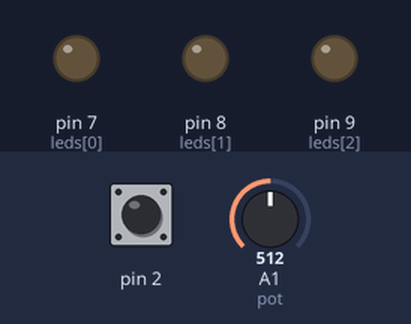
Recording of a sketch running on a simulated Arduino Uno, built with avr-gcc and run on an emulated ATmega328P. On the bench: output pins drawn as LEDs (lit = HIGH). Dashed ring = blinking. The test bench sets the inputs (shaded band); at power-on: A1 (pot) = 512, pin 2 HIGH.

Above: at 5.9 s.
6.0 s: A1 (pot) set to 0
At 11.0 s:
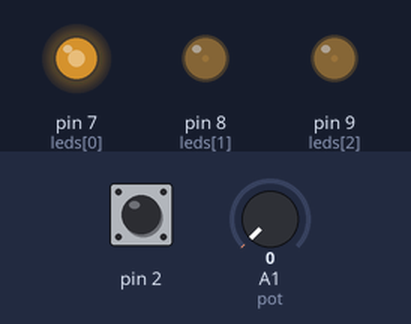
12.1 s: A1 (pot) set to 122
At 18.1 s:
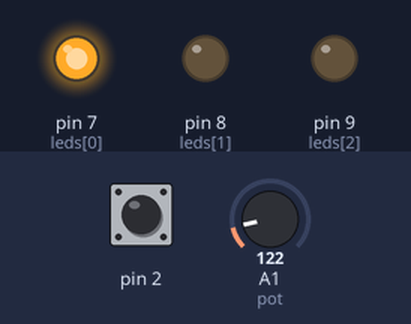
18.2 s: A1 (pot) set to 1023
At 23.9 s:
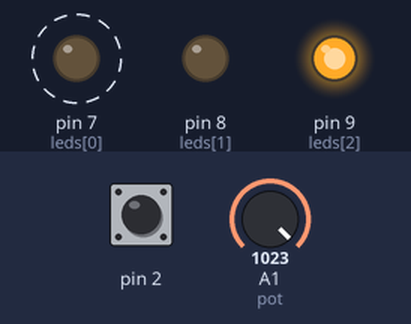
24.3 s: A1 (pot) set to 900
Timing chart, 0 to 31.4 s (numbered marks = the images above; inputs shaded):
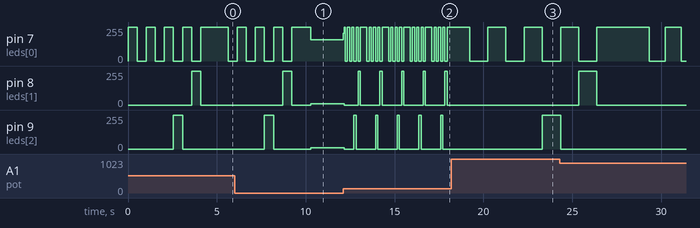

The sketch:

questao2.ino
```cpp
byte leds[] = {7,8,9,10,11};
int pot = A1;
int tempo = 0;
volatile boolean rapido = false;

void setup() {

  for(int i = 0; i <= 2;i++){
    pinMode(leds[i],OUTPUT);
  }

  attachInterrupt(0,algoAconteceu,FALLING);
}

void loop() {

  tempo = analogRead(pot);

   for(int i = 0; i <= 4;i++){
    digitalWrite(leds[i],LOW);
  }

   for(int i=0; i<=4;i++){
    digitalWrite(leds[0],HIGH);
    delay(tempo);
    digitalWrite(leds[0],LOW);
    digitalWrite(leds[4-i],HIGH);
    delay(tempo);
    if(i<4){
      digitalWrite(leds[4-i],LOW);
    }
   }


}

void algoAconteceu(){

  rapido = !rapido;
  tempo = analogRead(pot);

  /*for(int i=0; i<=4;i++){
      digitalWrite(leds[0],HIGH);
      delay(tempo);
      digitalWrite(leds[0],LOW);
      digitalWrite(leds[4-i],HIGH);
      delay(tempo);
      if(i<4){
        digitalWrite(leds[4-i],LOW);
      }
  }**/

}
```

Measured:
- after the input at 12.1 s, pin 8 (leds[1]): 8/255 → 0/255 after 0.06 s, then repeats every 1.2 s: 255/255 0.12 s, 0/255 1.1 s; pin 9 (leds[2]): 9/255 → 0/255 after 0.06 s, then repeats every 1.2 s: 255/255 0.12 s, 0/255 1.1 s
- after the input at 18.2 s, pin 8 (leds[1]): stops changing and stays 0/255
